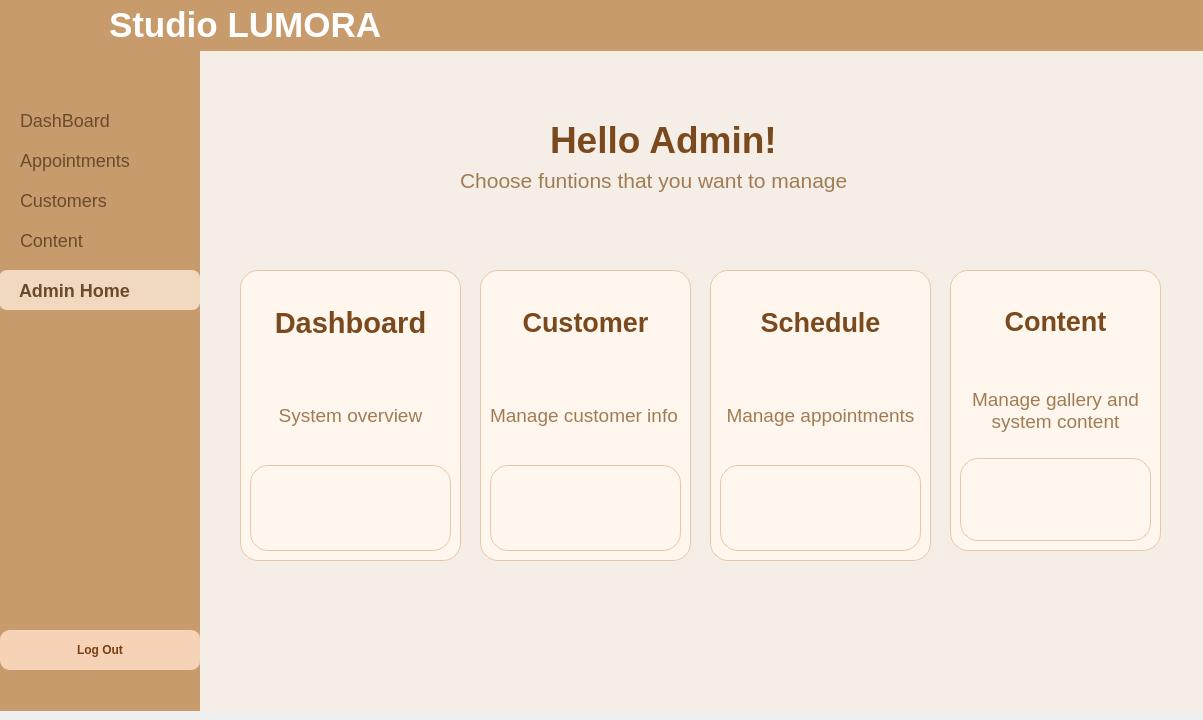
<?xml version="1.0" encoding="UTF-8"?>
<ui version="4.0">
 <class>Form</class>
 <widget class="QWidget" name="Form">
  <property name="geometry">
   <rect>
    <x>0</x>
    <y>0</y>
    <width>1203</width>
    <height>720</height>
   </rect>
  </property>
  <property name="windowTitle">
   <string>Form</string>
  </property>
  <widget class="QWidget" name="widget" native="true">
   <property name="geometry">
    <rect>
     <x>0</x>
     <y>50</y>
     <width>201</width>
     <height>661</height>
    </rect>
   </property>
   <property name="styleSheet">
    <string notr="true">background-color:#C89B6D;
border-right: 1px solid #E0C2A8;</string>
   </property>
   <widget class="QPushButton" name="pushButtonDashBoard">
    <property name="geometry">
     <rect>
      <x>0</x>
      <y>50</y>
      <width>201</width>
      <height>40</height>
     </rect>
    </property>
    <property name="layoutDirection">
     <enum>Qt::LeftToRight</enum>
    </property>
    <property name="styleSheet">
     <string notr="true">QPushButton {
	color: rgb(255, 255, 255);
	color: rgb(255, 255, 255);
    background-color: transparent;
    border: none;
    text-align: left;
    padding-left: 20px;
    font-size: 18px;
    color: #6B4A2D;
}
QPushButton:hover {
    background-color: #EEDBC7;
    border-radius: 10px;
}</string>
    </property>
    <property name="text">
     <string>DashBoard</string>
    </property>
    <property name="icon">
     <iconset>
      <normaloff>../images/dashboard.png</normaloff>../images/dashboard.png</iconset>
    </property>
    <property name="iconSize">
     <size>
      <width>20</width>
      <height>20</height>
     </size>
    </property>
   </widget>
   <widget class="QPushButton" name="pushButtonAppointments">
    <property name="geometry">
     <rect>
      <x>0</x>
      <y>90</y>
      <width>201</width>
      <height>40</height>
     </rect>
    </property>
    <property name="styleSheet">
     <string notr="true">QPushButton {
    background-color: transparent;
    border: none;
    text-align: left;
    padding-left: 20px;
    font-size: 18px;
    color: #6B4A2D;
}
QPushButton:hover {
    background-color: #EEDBC7;
    border-radius: 10px;
}</string>
    </property>
    <property name="text">
     <string>Appointments</string>
    </property>
    <property name="icon">
     <iconset>
      <normaloff>../images/schedule.png</normaloff>../images/schedule.png</iconset>
    </property>
    <property name="iconSize">
     <size>
      <width>20</width>
      <height>20</height>
     </size>
    </property>
   </widget>
   <widget class="QPushButton" name="pushButtonCustomers">
    <property name="geometry">
     <rect>
      <x>0</x>
      <y>130</y>
      <width>201</width>
      <height>40</height>
     </rect>
    </property>
    <property name="styleSheet">
     <string notr="true">QPushButton {
    background-color: transparent;
    border: none;
    text-align: left;
    padding-left: 20px;
    font-size: 18px;
    color: #6B4A2D;
}
QPushButton:hover {
    background-color: #EEDBC7;
    border-radius: 10px;
}</string>
    </property>
    <property name="text">
     <string>Customers</string>
    </property>
    <property name="icon">
     <iconset>
      <normaloff>../images/customer.png</normaloff>../images/customer.png</iconset>
    </property>
    <property name="iconSize">
     <size>
      <width>20</width>
      <height>20</height>
     </size>
    </property>
   </widget>
   <widget class="QPushButton" name="pushButtonGallery">
    <property name="geometry">
     <rect>
      <x>0</x>
      <y>170</y>
      <width>201</width>
      <height>40</height>
     </rect>
    </property>
    <property name="styleSheet">
     <string notr="true">QPushButton {
    background-color: transparent;
    border: none;
    text-align: left;
    padding-left: 20px;
    font-size: 18px;
    color: #6B4A2D;
}
QPushButton:hover {
    background-color: #EEDBC7;
    border-radius: 10px;
}</string>
    </property>
    <property name="text">
     <string>Content</string>
    </property>
    <property name="icon">
     <iconset>
      <normaloff>../images/content-creation.png</normaloff>../images/content-creation.png</iconset>
    </property>
    <property name="iconSize">
     <size>
      <width>20</width>
      <height>20</height>
     </size>
    </property>
   </widget>
   <widget class="QPushButton" name="pushButton_8">
    <property name="geometry">
     <rect>
      <x>-1</x>
      <y>220</y>
      <width>201</width>
      <height>40</height>
     </rect>
    </property>
    <property name="styleSheet">
     <string notr="true">QPushButton {
    background-color: transparent;
    border: none;
    text-align: left;
    padding-left: 20px;
    font-size: 18px;
    color: #6B4A2D;
}
QPushButton:hover {
    background-color: #EEDBC7;
    border-radius: 10px;
}
QPushButton {
    background-color: #F0D9BE;
    border-radius: 8px;
    font-weight: bold;
}
</string>
    </property>
    <property name="text">
     <string>Admin Home</string>
    </property>
    <property name="icon">
     <iconset>
      <normaloff>../images/admin-home.png</normaloff>../images/admin-home.png</iconset>
    </property>
    <property name="iconSize">
     <size>
      <width>20</width>
      <height>20</height>
     </size>
    </property>
   </widget>
   <widget class="QPushButton" name="pushButtonLogOut">
    <property name="geometry">
     <rect>
      <x>0</x>
      <y>580</y>
      <width>201</width>
      <height>40</height>
     </rect>
    </property>
    <property name="font">
     <font>
      <weight>75</weight>
      <bold>true</bold>
     </font>
    </property>
    <property name="styleSheet">
     <string notr="true">QPushButton {
    background-color: #F6D2B6;
    color: #7A3E12;
    border-radius: 10px;
    font-weight: 600;
    padding: 8px 14px;
}

QPushButton:hover {
    background-color: #F0BE9A;
}

QPushButton:pressed {
    background-color: #E6A97D;
}</string>
    </property>
    <property name="text">
     <string>Log Out</string>
    </property>
    <property name="icon">
     <iconset>
      <normaloff>../images/logout.png</normaloff>../images/logout.png</iconset>
    </property>
    <property name="iconSize">
     <size>
      <width>20</width>
      <height>20</height>
     </size>
    </property>
   </widget>
  </widget>
  <widget class="QWidget" name="widget_2" native="true">
   <property name="geometry">
    <rect>
     <x>200</x>
     <y>30</y>
     <width>1021</width>
     <height>681</height>
    </rect>
   </property>
   <property name="styleSheet">
    <string notr="true">background-color:#F5EEE6;
border-right: 1px solid #E0C2A8;</string>
   </property>
   <widget class="QFrame" name="frame_4">
    <property name="geometry">
     <rect>
      <x>40</x>
      <y>240</y>
      <width>221</width>
      <height>291</height>
     </rect>
    </property>
    <property name="styleSheet">
     <string notr="true">background-color: #FFF6ED;
border-radius: 18px;
border: 1px solid #E6C8A8;</string>
    </property>
    <property name="frameShape">
     <enum>QFrame::NoFrame</enum>
    </property>
    <layout class="QVBoxLayout" name="verticalLayout">
     <item>
      <widget class="QLabel" name="label_10">
       <property name="styleSheet">
        <string notr="true">color: #7A4A1E;
font-size: 16px;
font-weight: 600;
border: none;
background: transparent;</string>
       </property>
       <property name="text">
        <string>&lt;html&gt;&lt;head/&gt;&lt;body&gt;&lt;p align=&quot;center&quot;&gt;&lt;span style=&quot; font-size:22pt; font-weight:700;&quot;&gt;Dashboard&lt;/span&gt;&lt;/p&gt;&lt;/body&gt;&lt;/html&gt;</string>
       </property>
      </widget>
     </item>
     <item>
      <widget class="QLabel" name="label_14">
       <property name="styleSheet">
        <string notr="true">color: #A07C55;
font-size: 11px;
border: none;
background: transparent;</string>
       </property>
       <property name="text">
        <string>&lt;html&gt;&lt;head/&gt;&lt;body&gt;&lt;p align=&quot;center&quot;&gt;&lt;span style=&quot; font-size:14pt;&quot;&gt;System overview&lt;/span&gt;&lt;/p&gt;&lt;/body&gt;&lt;/html&gt;</string>
       </property>
      </widget>
     </item>
     <item>
      <widget class="QLabel" name="label_5">
       <property name="text">
        <string/>
       </property>
       <property name="pixmap">
        <pixmap>../images/dashboard.png</pixmap>
       </property>
       <property name="scaledContents">
        <bool>true</bool>
       </property>
      </widget>
     </item>
    </layout>
   </widget>
   <widget class="QFrame" name="frame_7">
    <property name="geometry">
     <rect>
      <x>510</x>
      <y>240</y>
      <width>221</width>
      <height>291</height>
     </rect>
    </property>
    <property name="styleSheet">
     <string notr="true">background-color: #FFF6ED;
border-radius: 18px;
border: 1px solid #E6C8A8;</string>
    </property>
    <property name="frameShape">
     <enum>QFrame::NoFrame</enum>
    </property>
    <layout class="QVBoxLayout" name="verticalLayout_3">
     <item>
      <widget class="QLabel" name="label_13">
       <property name="styleSheet">
        <string notr="true">color: #7A4A1E;
font-size: 16px;
font-weight: 600;
border: none;
background: transparent;</string>
       </property>
       <property name="text">
        <string>&lt;html&gt;&lt;head/&gt;&lt;body&gt;&lt;p align=&quot;center&quot;&gt;&lt;span style=&quot; font-size:20pt;&quot;&gt;Schedule&lt;/span&gt;&lt;/p&gt;&lt;/body&gt;&lt;/html&gt;</string>
       </property>
      </widget>
     </item>
     <item>
      <widget class="QLabel" name="label_17">
       <property name="styleSheet">
        <string notr="true">color: #A07C55;
font-size: 11px;
border: none;
background: transparent;</string>
       </property>
       <property name="text">
        <string>&lt;html&gt;&lt;head/&gt;&lt;body&gt;&lt;p align=&quot;center&quot;&gt;&lt;span style=&quot; font-size:14pt;&quot;&gt;Manage appointments&lt;/span&gt;&lt;/p&gt;&lt;/body&gt;&lt;/html&gt;</string>
       </property>
      </widget>
     </item>
     <item>
      <widget class="QLabel" name="label_8">
       <property name="text">
        <string/>
       </property>
       <property name="pixmap">
        <pixmap>../images/schedule.png</pixmap>
       </property>
       <property name="scaledContents">
        <bool>true</bool>
       </property>
      </widget>
     </item>
    </layout>
   </widget>
   <widget class="QFrame" name="frame_8">
    <property name="geometry">
     <rect>
      <x>750</x>
      <y>240</y>
      <width>211</width>
      <height>281</height>
     </rect>
    </property>
    <property name="styleSheet">
     <string notr="true">background-color: #FFF6ED;
border-radius: 18px;
border: 1px solid #E6C8A8;</string>
    </property>
    <property name="frameShape">
     <enum>QFrame::NoFrame</enum>
    </property>
    <layout class="QVBoxLayout" name="verticalLayout_4">
     <item>
      <widget class="QLabel" name="label_20">
       <property name="styleSheet">
        <string notr="true">color: #7A4A1E;
font-size: 16px;
font-weight: 600;
border: none;
background: transparent;</string>
       </property>
       <property name="text">
        <string>&lt;html&gt;&lt;head/&gt;&lt;body&gt;&lt;p align=&quot;center&quot;&gt;&lt;span style=&quot; font-size:20pt;&quot;&gt;Content&lt;/span&gt;&lt;/p&gt;&lt;/body&gt;&lt;/html&gt;</string>
       </property>
      </widget>
     </item>
     <item>
      <widget class="QLabel" name="label_21">
       <property name="styleSheet">
        <string notr="true">color: #A07C55;
font-size: 11px;
border: none;
background: transparent;</string>
       </property>
       <property name="text">
        <string>&lt;html&gt;&lt;head/&gt;&lt;body&gt;&lt;p align=&quot;center&quot;&gt;&lt;span style=&quot; font-size:14pt;&quot;&gt;Manage gallery and &lt;br/&gt;system content&lt;/span&gt;&lt;/p&gt;&lt;/body&gt;&lt;/html&gt;</string>
       </property>
      </widget>
     </item>
     <item>
      <widget class="QLabel" name="label_12">
       <property name="text">
        <string/>
       </property>
       <property name="pixmap">
        <pixmap>../images/content-creation.png</pixmap>
       </property>
       <property name="scaledContents">
        <bool>true</bool>
       </property>
      </widget>
     </item>
    </layout>
   </widget>
   <widget class="QLabel" name="label_2">
    <property name="geometry">
     <rect>
      <x>350</x>
      <y>70</y>
      <width>340</width>
      <height>81</height>
     </rect>
    </property>
    <property name="styleSheet">
     <string notr="true">color: #7A4A1E;
font-size: 16px;
font-weight: 600;
border: none;
background: transparent;</string>
    </property>
    <property name="text">
     <string>&lt;html&gt;&lt;head/&gt;&lt;body&gt;&lt;p&gt;&lt;span style=&quot; font-size:28pt;&quot;&gt;Hello Admin!&lt;/span&gt;&lt;/p&gt;&lt;/body&gt;&lt;/html&gt;</string>
    </property>
   </widget>
   <widget class="QLabel" name="label_16">
    <property name="geometry">
     <rect>
      <x>260</x>
      <y>130</y>
      <width>520</width>
      <height>41</height>
     </rect>
    </property>
    <property name="styleSheet">
     <string notr="true">color: #A07C55;
font-size: 11px;
border: none;
background: transparent;</string>
    </property>
    <property name="text">
     <string>&lt;html&gt;&lt;head/&gt;&lt;body&gt;&lt;p&gt;&lt;span style=&quot; font-size:16pt;&quot;&gt;Choose funtions that you want to manage&lt;/span&gt;&lt;/p&gt;&lt;/body&gt;&lt;/html&gt;</string>
    </property>
   </widget>
   <widget class="QFrame" name="frame_5">
    <property name="geometry">
     <rect>
      <x>280</x>
      <y>240</y>
      <width>211</width>
      <height>291</height>
     </rect>
    </property>
    <property name="styleSheet">
     <string notr="true">background-color: #FFF6ED;
border-radius: 18px;
border: 1px solid #E6C8A8;</string>
    </property>
    <property name="frameShape">
     <enum>QFrame::NoFrame</enum>
    </property>
    <layout class="QVBoxLayout" name="verticalLayout_2">
     <item>
      <widget class="QLabel" name="label_11">
       <property name="styleSheet">
        <string notr="true">color: #7A4A1E;
font-size: 16px;
font-weight: 600;
border: none;
background: transparent;</string>
       </property>
       <property name="text">
        <string>&lt;html&gt;&lt;head/&gt;&lt;body&gt;&lt;p align=&quot;center&quot;&gt;&lt;span style=&quot; font-size:20pt;&quot;&gt;Customer&lt;/span&gt;&lt;/p&gt;&lt;/body&gt;&lt;/html&gt;</string>
       </property>
      </widget>
     </item>
     <item>
      <widget class="QLabel" name="label_15">
       <property name="styleSheet">
        <string notr="true">color: #A07C55;
font-size: 11px;
border: none;
background: transparent;</string>
       </property>
       <property name="text">
        <string>&lt;html&gt;&lt;head/&gt;&lt;body&gt;&lt;p&gt;&lt;span style=&quot; font-size:14pt;&quot;&gt;Manage customer info&lt;/span&gt;&lt;/p&gt;&lt;/body&gt;&lt;/html&gt;</string>
       </property>
      </widget>
     </item>
     <item>
      <widget class="QLabel" name="label_4">
       <property name="text">
        <string/>
       </property>
       <property name="pixmap">
        <pixmap>../images/customer.png</pixmap>
       </property>
       <property name="scaledContents">
        <bool>true</bool>
       </property>
      </widget>
     </item>
    </layout>
   </widget>
  </widget>
  <widget class="QFrame" name="headerWidget">
   <property name="geometry">
    <rect>
     <x>-1</x>
     <y>0</y>
     <width>1211</width>
     <height>51</height>
    </rect>
   </property>
   <property name="styleSheet">
    <string notr="true">#headerWidget{
background-color:#C89B6D;
border:none;
}</string>
   </property>
   <property name="frameShape">
    <enum>QFrame::NoFrame</enum>
   </property>
   <widget class="QLabel" name="label">
    <property name="geometry">
     <rect>
      <x>-10</x>
      <y>-10</y>
      <width>131</width>
      <height>71</height>
     </rect>
    </property>
    <property name="text">
     <string/>
    </property>
    <property name="pixmap">
     <pixmap>../images/logo.png</pixmap>
    </property>
    <property name="scaledContents">
     <bool>true</bool>
    </property>
   </widget>
   <widget class="QLabel" name="label_19">
    <property name="geometry">
     <rect>
      <x>110</x>
      <y>0</y>
      <width>311</width>
      <height>51</height>
     </rect>
    </property>
    <property name="styleSheet">
     <string notr="true">background:transparent;
color:white;
font-size:18pt;
font-weight:bold;
border:none;</string>
    </property>
    <property name="text">
     <string>&lt;html&gt;&lt;head/&gt;&lt;body&gt;&lt;p&gt;&lt;span style=&quot; font-size:26pt;&quot;&gt;Studio LUMORA&lt;/span&gt;&lt;/p&gt;&lt;/body&gt;&lt;/html&gt;</string>
    </property>
   </widget>
  </widget>
 </widget>
 <resources/>
 <connections/>
</ui>
